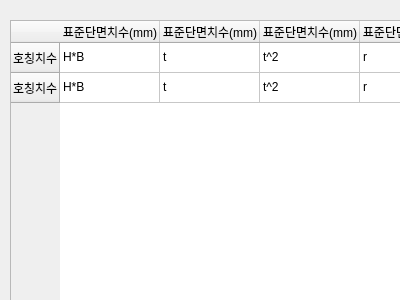
<?xml version="1.0" encoding="UTF-8"?>
<ui version="4.0">
 <class>Form</class>
 <widget class="QWidget" name="Form">
  <property name="geometry">
   <rect>
    <x>0</x>
    <y>0</y>
    <width>400</width>
    <height>300</height>
   </rect>
  </property>
  <property name="windowTitle">
   <string>Form</string>
  </property>
  <widget class="QTableWidget" name="tableWidget">
   <property name="geometry">
    <rect>
     <x>10</x>
     <y>20</y>
     <width>610</width>
     <height>420</height>
    </rect>
   </property>
   <row>
    <property name="text">
     <string>호칭치수</string>
    </property>
   </row>
   <row>
    <property name="text">
     <string>호칭치수</string>
    </property>
   </row>
   <column>
    <property name="text">
     <string>표준단면치수(mm)</string>
    </property>
   </column>
   <column>
    <property name="text">
     <string>표준단면치수(mm)</string>
    </property>
   </column>
   <column>
    <property name="text">
     <string>표준단면치수(mm)</string>
    </property>
   </column>
   <column>
    <property name="text">
     <string>표준단면치수(mm)</string>
    </property>
   </column>
   <column>
    <property name="text">
     <string>단면적(cm^2)</string>
    </property>
   </column>
   <column>
    <property name="text">
     <string>단위무게(kg/m)</string>
    </property>
   </column>
   <column>
    <property name="text">
     <string>참고</string>
    </property>
   </column>
   <column>
    <property name="text">
     <string>참고</string>
    </property>
   </column>
   <column>
    <property name="text">
     <string>참고</string>
    </property>
   </column>
   <column>
    <property name="text">
     <string>참고</string>
    </property>
   </column>
   <column>
    <property name="text">
     <string>참고</string>
    </property>
   </column>
   <column>
    <property name="text">
     <string>참고</string>
    </property>
   </column>
   <item row="0" column="0">
    <property name="text">
     <string>H*B</string>
    </property>
   </item>
   <item row="0" column="1">
    <property name="text">
     <string>t</string>
    </property>
   </item>
   <item row="0" column="2">
    <property name="text">
     <string>t^2</string>
    </property>
   </item>
   <item row="0" column="3">
    <property name="text">
     <string>r</string>
    </property>
   </item>
   <item row="0" column="4">
    <property name="text">
     <string>단면적</string>
    </property>
   </item>
   <item row="0" column="5">
    <property name="text">
     <string>단위무게</string>
    </property>
   </item>
   <item row="0" column="6">
    <property name="text">
     <string>단면 2차 모멘트(cm^4)</string>
    </property>
   </item>
   <item row="0" column="7">
    <property name="text">
     <string>단면 2차 모멘트(cm^4)</string>
    </property>
   </item>
   <item row="0" column="8">
    <property name="text">
     <string>단면 2차 반지름(cm)</string>
    </property>
   </item>
   <item row="0" column="9">
    <property name="text">
     <string>단면 2차 반지름(cm)</string>
    </property>
   </item>
   <item row="0" column="10">
    <property name="text">
     <string>단면계수(cm^3)</string>
    </property>
   </item>
   <item row="0" column="11">
    <property name="text">
     <string>단면계수</string>
    </property>
   </item>
   <item row="1" column="0">
    <property name="text">
     <string>H*B</string>
    </property>
   </item>
   <item row="1" column="1">
    <property name="text">
     <string>t</string>
    </property>
   </item>
   <item row="1" column="2">
    <property name="text">
     <string>t^2</string>
    </property>
   </item>
   <item row="1" column="3">
    <property name="text">
     <string>r</string>
    </property>
   </item>
   <item row="1" column="4">
    <property name="text">
     <string>단면적</string>
    </property>
   </item>
   <item row="1" column="5">
    <property name="text">
     <string>단위무게</string>
    </property>
   </item>
   <item row="1" column="6">
    <property name="text">
     <string>lx</string>
    </property>
   </item>
   <item row="1" column="7">
    <property name="text">
     <string>ly</string>
    </property>
   </item>
   <item row="1" column="8">
    <property name="text">
     <string>ix</string>
    </property>
   </item>
   <item row="1" column="9">
    <property name="text">
     <string>iy</string>
    </property>
   </item>
   <item row="1" column="10">
    <property name="text">
     <string>zx</string>
    </property>
   </item>
   <item row="1" column="11">
    <property name="text">
     <string>zy</string>
    </property>
   </item>
  </widget>
 </widget>
 <resources/>
 <connections/>
</ui>
